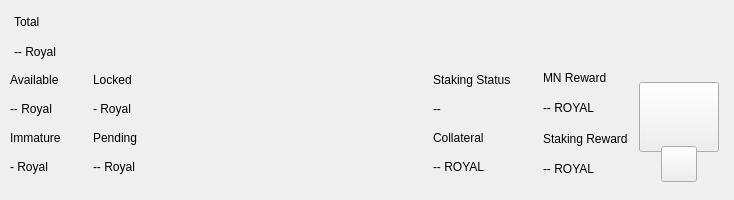
<?xml version="1.0" encoding="UTF-8"?>
<ui version="4.0">
 <class>TopBar</class>
 <widget class="QWidget" name="TopBar">
  <property name="geometry">
   <rect>
    <x>0</x>
    <y>0</y>
    <width>734</width>
    <height>200</height>
   </rect>
  </property>
  <property name="minimumSize">
   <size>
    <width>0</width>
    <height>200</height>
   </size>
  </property>
  <property name="maximumSize">
   <size>
    <width>16777215</width>
    <height>200</height>
   </size>
  </property>
  <property name="windowTitle">
   <string notr="true">N/A</string>
  </property>
  <layout class="QVBoxLayout" name="verticalLayout_10" stretch="0">
   <property name="spacing">
    <number>0</number>
   </property>
   <property name="leftMargin">
    <number>0</number>
   </property>
   <property name="topMargin">
    <number>0</number>
   </property>
   <property name="rightMargin">
    <number>0</number>
   </property>
   <property name="bottomMargin">
    <number>0</number>
   </property>
   <item>
    <widget class="PFBorderImage" name="containerTop">
     <layout class="QVBoxLayout" name="verticalLayout_11">
      <property name="spacing">
       <number>0</number>
      </property>
      <property name="leftMargin">
       <number>0</number>
      </property>
      <property name="topMargin">
       <number>0</number>
      </property>
      <property name="rightMargin">
       <number>0</number>
      </property>
      <property name="bottomMargin">
       <number>0</number>
      </property>
      <item>
       <widget class="QWidget" name="top_container_2" native="true">
        <property name="minimumSize">
         <size>
          <width>0</width>
          <height>65</height>
         </size>
        </property>
        <layout class="QHBoxLayout" name="top_container">
         <property name="spacing">
          <number>0</number>
         </property>
         <property name="leftMargin">
          <number>14</number>
         </property>
         <property name="topMargin">
          <number>0</number>
         </property>
         <property name="rightMargin">
          <number>14</number>
         </property>
         <property name="bottomMargin">
          <number>0</number>
         </property>
         <item alignment="Qt::AlignVCenter">
          <widget class="QWidget" name="widgetTopAmount" native="true">
           <property name="sizePolicy">
            <sizepolicy hsizetype="Preferred" vsizetype="Maximum">
             <horstretch>0</horstretch>
             <verstretch>0</verstretch>
            </sizepolicy>
           </property>
           <layout class="QHBoxLayout" name="horizontalLayout_5">
            <property name="spacing">
             <number>5</number>
            </property>
            <property name="leftMargin">
             <number>0</number>
            </property>
            <property name="topMargin">
             <number>0</number>
            </property>
            <property name="rightMargin">
             <number>0</number>
            </property>
            <property name="bottomMargin">
             <number>0</number>
            </property>
           </layout>
          </widget>
         </item>
		<item>
		<layout class="QHBoxLayout" name="horizontalLayout_4">
			<property name="spacing">
			<number>12</number>
			</property>
			<property name="rightMargin">
			<number>0</number>
			</property>
			<item>
			<widget class="QWidget" name="widgetAmount" native="true">
		<layout class="QVBoxLayout" name="verticalLayout_2">
			<property name="spacing">
			<number>2</number>
			</property>
			<property name="leftMargin">
			<number>0</number>
			</property>
			<property name="topMargin">
			<number>8</number>
			</property>
			<property name="rightMargin">
			<number>0</number>
			</property>
			<property name="bottomMargin">
			<number>0</number>
			</property>
		<item>
			<widget class="QLabel" name="labelTitle1">
			<property name="text">
			<string>Total</string>
			</property>
			</widget>
		</item>
		<item>
			<widget class="QLabel" name="labelAmountRoyal">
			<property name="text">
			<string notr="true">-- Royal</string>
			</property>
			</widget>
		</item>
			</layout>
			</widget>
			</item>
         <item alignment="Qt::AlignVCenter">
          <widget class="QWidget" name="widgetTopAmount" native="true">
           <property name="sizePolicy">
            <sizepolicy hsizetype="Preferred" vsizetype="Maximum">
             <horstretch>0</horstretch>
             <verstretch>0</verstretch>
            </sizepolicy>
           </property>
           <layout class="QHBoxLayout" name="horizontalLayout_5">
            <property name="spacing">
			<number>0</number>
            </property>
            <property name="leftMargin">
             <number>0</number>
            </property>
            <property name="topMargin">
             <number>0</number>
            </property>
            <property name="rightMargin">
             <number>0</number>
            </property>
            <property name="bottomMargin">
             <number>0</number>
            </property>
           </layout>
          </widget>
         </item>
         <item>
          <spacer name="horizontalSpacer">
           <property name="orientation">
            <enum>Qt::Horizontal</enum>
           </property>
           <property name="sizeHint" stdset="0">
            <size>
             <width>40</width>
             <height>20</height>
            </size>
           </property>
          </spacer>
         </item>
           <item alignment="Qt::AlignRight">
            <widget class="QWidget" name="layoutSync" native="true">
             <property name="minimumSize">
              <size>
               <width>0</width>
               <height>36</height>
              </size>
             </property>
             <property name="maximumSize">
              <size>
               <width>16777215</width>
               <height>36</height>
              </size>
             </property>
             <layout class="QVBoxLayout" name="verticalLayout_9">
              <property name="leftMargin">
               <number>0</number>
              </property>
              <property name="topMargin">
               <number>0</number>
              </property>
              <property name="rightMargin">
               <number>0</number>
              </property>
              <property name="bottomMargin">
               <number>0</number>
              </property>
              <item>
               <widget class="ExpandableButton" name="pushButtonSync" native="true">
                <property name="minimumSize">
                 <size>
                  <width>36</width>
                  <height>36</height>
                 </size>
                </property>
                <property name="maximumSize">
                 <size>
                  <width>16777215</width>
                  <height>36</height>
                 </size>
                </property>
               </widget>
              </item>
             </layout>
            </widget>
           </item>
           <item>
            <widget class="ExpandableButton" name="pushButtonHDUpgrade" native="true">
             <property name="minimumSize">
              <size>
               <width>36</width>
               <height>36</height>
              </size>
             </property>
            </widget>
           </item>
		   <item>
			<widget class="ExpandableButton" name="pushButtonMasternodes" native="true">
			<property name="minimumSize">
			<size>
			<width>36</width>
			<height>36</height>
			</size>
			</property>
			<property name="maximumSize">
			<size>
			<width>16777215</width>
			<height>36</height>
			</size>
			</property>
			</widget>
			</item>
			<item>
			<widget class="ExpandableButton" name="pushButtonConf" native="true">
			<property name="minimumSize">
			<size>
			<width>36</width>
			<height>36</height>
			</size>
			</property>
			<property name="maximumSize">
			<size>
			<width>16777215</width>
			<height>36</height>
			</size>
			</property>
			</widget>
			</item>
           <item>
            <widget class="ExpandableButton" name="pushButtonConnection" native="true">
             <property name="minimumSize">
              <size>
               <width>36</width>
               <height>36</height>
              </size>
             </property>
            </widget>
           </item>
           <item>
            <widget class="ExpandableButton" name="pushButtonLock" native="true">
             <property name="sizePolicy">
              <sizepolicy hsizetype="Expanding" vsizetype="Expanding">
               <horstretch>0</horstretch>
               <verstretch>0</verstretch>
              </sizepolicy>
             </property>
             <property name="minimumSize">
              <size>
               <width>36</width>
               <height>0</height>
              </size>
             </property>
            </widget>
           </item>
           <item>
            <widget class="ExpandableButton" name="pushButtonTheme" native="true">
             <property name="minimumSize">
              <size>
               <width>36</width>
               <height>36</height>
              </size>
             </property>
             <property name="maximumSize">
              <size>
               <width>16777215</width>
               <height>36</height>
              </size>
             </property>
            </widget>
           </item>
          </layout>
         </item>
        </layout>
       </widget>
      </item>
      <item>
       <widget class="QWidget" name="bottom_container" native="true">
        <property name="minimumSize">
         <size>
          <width>0</width>
          <height>135</height>
         </size>
        </property>
        <layout class="QHBoxLayout" name="botton_container">
         <property name="leftMargin">
          <number>10</number>
         </property>
         <property name="topMargin">
          <number>0</number>
         </property>
         <property name="rightMargin">
          <number>10</number>
         </property>
         <property name="bottomMargin">
          <number>10</number>
         </property>
	     <item>
		<layout class="QHBoxLayout" name="horizontalLayout_3">
			<property name="spacing">
			<number>0</number>
			</property>
			<property name="bottomMargin">
			<number>9</number>
			</property>
			<item>
			<layout class="QVBoxLayout" name="verticalLayout_7">
			<property name="spacing">
			<number>0</number>
			</property>
			<property name="leftMargin">
			<number>0</number>
			</property>
			<property name="rightMargin">
			<number>0</number>
			</property>
			<item>
		<layout class="QHBoxLayout" name="horizontalLayout_2">
			<property name="spacing">
			<number>0</number>
			</property>
			<item>
		<layout class="QVBoxLayout" name="verticalLayout_6">
			<item>
			<widget class="QLabel" name="labelTitle5">
			<property name="text">
			<string>Available</string>
			</property>
			</widget>
			</item>
			<item>
			<widget class="QLabel" name="labelAvailableRoyal">
			<property name="text">
			<string>-- Royal</string>
			</property>
			</widget>
			</item>
			<item>
			<widget class="QLabel" name="labelTitle4">
			<property name="text">
			<string>Immature</string>
			</property>
			</widget>
			</item>
			<item>
			<widget class="QLabel" name="labelImmatureRoyal">
			<property name="text">
			<string notr="true">- Royal</string>
			</property>
			</widget>
			</item>
			</layout>
			</item>
			<item>
		<layout class="QVBoxLayout" name="verticalLayout_8">
			<property name="leftMargin">
			<number>32</number>
			</property>
			<item>
			<widget class="QLabel" name="labelTitle6">
			<property name="text">
			<string>Locked</string>
			</property>
			</widget>
			</item>
			<item>
			<widget class="QLabel" name="labelLockedRoyal">
			<property name="text">
			<string>- Royal</string>
			</property>
			</widget>
			</item>
			<item>
			<widget class="QLabel" name="labelTitle3">
			<property name="text">
			<string>Pending</string>
			</property>
			</widget>
			</item>
			<item>
			<widget class="QLabel" name="labelPendingRoyal">
			<property name="text">
			<string notr="true">-- Royal</string>
			</property>
			</widget>
			</item>
			</layout>
			</item>
			</layout>
			</item>
			</layout>
			</item>
			</layout>
			</item>
         <item>
          <spacer name="horizontalSpacer_2">
           <property name="orientation">
            <enum>Qt::Horizontal</enum>
           </property>
           <property name="sizeHint" stdset="0">
            <size>
             <width>40</width>
             <height>20</height>
            </size>
           </property>
          </spacer>
         </item>
		<item>
          <layout class="QHBoxLayout" name="horizontalLayout_6">
           <property name="spacing">
            <number>0</number>
           </property>
           <property name="rightMargin">
            <number>0</number>
           </property>
           <property name="bottomMargin">
            <number>9</number>
           </property>
           <item>
            <layout class="QVBoxLayout" name="verticalLayout_5">
             <item>
              <widget class="QLabel" name="labelStakingInfo">
               <property name="text">
                <string>Staking Status</string>
               </property>
              </widget>
             </item>
             <item>
               <widget class="QLabel" name="labelStakingStatus">
                <property name="text">
                 <string notr="true">--</string>
                </property>
               </widget>
              </item>
             <item>
              <widget class="QLabel" name="labelTitle8">
               <property name="text">
                <string>Collateral</string>
               </property>
              </widget>
             </item>
             <item>
              <widget class="QLabel" name="labelCollateralRoyal">
               <property name="text">
                <string notr="true">-- ROYAL</string>
               </property>
              </widget>
             </item>
            </layout>
           </item>
           <item>
            <widget class="QWidget" name="widgetNextCollateral" native="true">
             <layout class="QVBoxLayout" name="verticalLayout_12">
              <property name="leftMargin">
               <number>32</number>
              </property>
              <property name="topMargin">
               <number>0</number>
              </property>
              <property name="rightMargin">
               <number>0</number>
              </property>
              <property name="bottomMargin">
               <number>0</number>
              </property>
				 <item>
               <widget class="QLabel" name="labelMNReward">
                <property name="text">
                 <string>MN Reward</string>
                </property>
               </widget>
              </item>
              <item>
               <widget class="QLabel" name="labelMNRewardvalue">
                <property name="text">
                 <string>-- ROYAL</string>
                </property>
               </widget>
              </item>
              <item>
               <widget class="QLabel" name="labelStakingReward">
                <property name="text">
                 <string>Staking Reward</string>
                </property>
               </widget>
              </item>
              <item>
               <widget class="QLabel" name="labelStakingRewardvalue">
                <property name="text">
                 <string notr="true">-- ROYAL</string>
                </property>
               </widget>
              </item>
             </layout>
            </widget>
           </item>
          </layout>
         </item>
         <item alignment="Qt::AlignHCenter|Qt::AlignVCenter">
          <widget class="QWidget" name="qrContainer" native="true">
           <property name="sizePolicy">
            <sizepolicy hsizetype="Preferred" vsizetype="Minimum">
             <horstretch>0</horstretch>
             <verstretch>0</verstretch>
            </sizepolicy>
           </property>
           <property name="minimumSize">
            <size>
             <width>90</width>
             <height>110</height>
            </size>
           </property>
           <property name="maximumSize">
            <size>
             <width>90</width>
             <height>110</height>
            </size>
           </property>
           <layout class="QVBoxLayout" name="containerQR">
            <property name="spacing">
             <number>0</number>
            </property>
            <property name="leftMargin">
             <number>5</number>
            </property>
            <property name="topMargin">
             <number>10</number>
            </property>
            <property name="rightMargin">
             <number>5</number>
            </property>
            <property name="bottomMargin">
             <number>0</number>
            </property>
            <item>
             <widget class="QPushButton" name="btnQr">
              <property name="minimumSize">
               <size>
                <width>70</width>
                <height>70</height>
               </size>
              </property>
              <property name="maximumSize">
               <size>
                <width>16777215</width>
                <height>70</height>
               </size>
              </property>
              <property name="focusPolicy">
               <enum>Qt::NoFocus</enum>
              </property>
              <property name="text">
               <string/>
              </property>
              <property name="iconSize">
               <size>
                <width>70</width>
                <height>70</height>
               </size>
              </property>
             </widget>
            </item>
            <item>
             <spacer name="verticalSpacer">
              <property name="orientation">
               <enum>Qt::Vertical</enum>
              </property>
              <property name="sizeType">
               <enum>QSizePolicy::Fixed</enum>
              </property>
              <property name="sizeHint" stdset="0">
               <size>
                <width>20</width>
                <height>20</height>
               </size>
              </property>
             </spacer>
            </item>
            <item alignment="Qt::AlignHCenter|Qt::AlignBottom">
             <widget class="QPushButton" name="pushButtonQR">
              <property name="minimumSize">
               <size>
                <width>36</width>
                <height>36</height>
               </size>
              </property>
              <property name="maximumSize">
               <size>
                <width>36</width>
                <height>36</height>
               </size>
              </property>
              <property name="focusPolicy">
               <enum>Qt::NoFocus</enum>
              </property>
              <property name="text">
               <string/>
              </property>
             </widget>
            </item>
           </layout>
          </widget>
         </item>
        </layout>
       </widget>
      </item>
     </layout>
    </widget>
   </item>
  </layout>
 </widget>
 <customwidgets>
  <customwidget>
   <class>ExpandableButton</class>
   <extends>QWidget</extends>
   <header>qt/elysium_royale/expandablebutton.h</header>
   <container>1</container>
  </customwidget>
  <customwidget>
   <class>PFBorderImage</class>
   <extends>QFrame</extends>
   <header>qt/elysium_royale/pfborderimage.h</header>
   <container>1</container>
  </customwidget>
 </customwidgets>
 <resources/>
 <connections/>
</ui>
